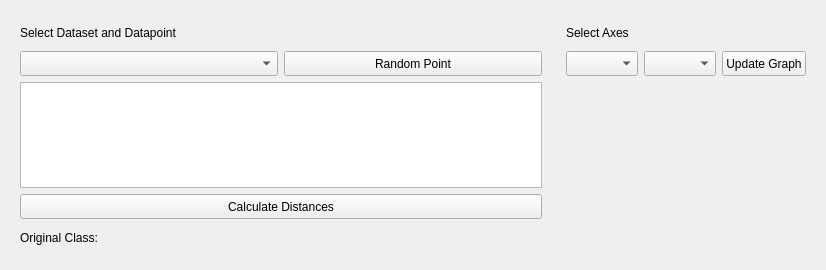
<?xml version="1.0" encoding="UTF-8"?>
<ui version="4.0">
 <class>CounterfactualInterfaceIterable</class>
 <widget class="QWidget" name="CounterfactualInterfaceIterable">
  <property name="geometry">
   <rect>
    <x>0</x>
    <y>0</y>
    <width>807</width>
    <height>270</height>
   </rect>
  </property>
  <property name="windowTitle">
   <string>Form</string>
  </property>
  <layout class="QHBoxLayout" name="horizontalLayout">
   <item>
    <widget class="QWidget" name="widgetContainerDataset" native="true">
     <property name="sizePolicy">
      <sizepolicy hsizetype="Preferred" vsizetype="Preferred">
       <horstretch>0</horstretch>
       <verstretch>0</verstretch>
      </sizepolicy>
     </property>
     <property name="minimumSize">
      <size>
       <width>540</width>
       <height>0</height>
      </size>
     </property>
     <property name="maximumSize">
      <size>
       <width>540</width>
       <height>16777215</height>
      </size>
     </property>
     <property name="styleSheet">
      <string notr="true">QWidget [objectName*=&quot;widgetContainerDataset&quot;]{
	background-color: rgb(255, 255, 255);

}</string>
     </property>
     <layout class="QVBoxLayout" name="verticalLayout_2">
      <property name="leftMargin">
       <number>9</number>
      </property>
      <item>
       <widget class="QLabel" name="labelSelectDatasetAndDatapoint">
        <property name="minimumSize">
         <size>
          <width>0</width>
          <height>25</height>
         </size>
        </property>
        <property name="maximumSize">
         <size>
          <width>16777215</width>
          <height>25</height>
         </size>
        </property>
        <property name="text">
         <string>Select Dataset and Datapoint</string>
        </property>
       </widget>
      </item>
      <item>
       <widget class="QWidget" name="widgetContainerSelectData" native="true">
        <layout class="QHBoxLayout" name="horizontalLayout_2">
         <property name="leftMargin">
          <number>0</number>
         </property>
         <property name="topMargin">
          <number>0</number>
         </property>
         <property name="rightMargin">
          <number>0</number>
         </property>
         <property name="bottomMargin">
          <number>0</number>
         </property>
         <item>
          <widget class="QComboBox" name="comboBoxSelectDataset">
           <property name="minimumSize">
            <size>
             <width>0</width>
             <height>25</height>
            </size>
           </property>
          </widget>
         </item>
         <item>
          <widget class="QPushButton" name="pushButtonRandomPoint">
           <property name="minimumSize">
            <size>
             <width>0</width>
             <height>25</height>
            </size>
           </property>
           <property name="text">
            <string>Random Point</string>
           </property>
          </widget>
         </item>
        </layout>
       </widget>
      </item>
      <item>
       <widget class="QListWidget" name="listWidgetSelectedPoint"/>
      </item>
      <item>
       <widget class="QPushButton" name="pushButtonCalculateDistances">
        <property name="minimumSize">
         <size>
          <width>0</width>
          <height>25</height>
         </size>
        </property>
        <property name="text">
         <string>Calculate Distances</string>
        </property>
       </widget>
      </item>
      <item>
       <widget class="QWidget" name="widgetContainerClass" native="true">
        <layout class="QHBoxLayout" name="horizontalLayout_4">
         <property name="leftMargin">
          <number>0</number>
         </property>
         <property name="topMargin">
          <number>0</number>
         </property>
         <property name="rightMargin">
          <number>0</number>
         </property>
         <property name="bottomMargin">
          <number>0</number>
         </property>
         <item>
          <widget class="QLabel" name="labelOriginalClass">
           <property name="minimumSize">
            <size>
             <width>0</width>
             <height>25</height>
            </size>
           </property>
           <property name="text">
            <string>Original Class:</string>
           </property>
          </widget>
         </item>
        </layout>
       </widget>
      </item>
     </layout>
    </widget>
   </item>
   <item>
    <widget class="QWidget" name="widgetContainerCanvas" native="true">
     <layout class="QVBoxLayout" name="verticalLayout">
      <item>
       <widget class="QLabel" name="labelSelectAxes">
        <property name="minimumSize">
         <size>
          <width>0</width>
          <height>25</height>
         </size>
        </property>
        <property name="maximumSize">
         <size>
          <width>16777215</width>
          <height>25</height>
         </size>
        </property>
        <property name="text">
         <string>Select Axes</string>
        </property>
       </widget>
      </item>
      <item>
       <widget class="QWidget" name="widgetContainerAxes" native="true">
        <property name="maximumSize">
         <size>
          <width>16777215</width>
          <height>25</height>
         </size>
        </property>
        <layout class="QHBoxLayout" name="horizontalLayout_3">
         <property name="leftMargin">
          <number>0</number>
         </property>
         <property name="topMargin">
          <number>0</number>
         </property>
         <property name="rightMargin">
          <number>0</number>
         </property>
         <property name="bottomMargin">
          <number>0</number>
         </property>
         <item>
          <widget class="QComboBox" name="comboBoxAxisX">
           <property name="minimumSize">
            <size>
             <width>0</width>
             <height>25</height>
            </size>
           </property>
          </widget>
         </item>
         <item>
          <widget class="QComboBox" name="comboBoxAxisY">
           <property name="minimumSize">
            <size>
             <width>0</width>
             <height>25</height>
            </size>
           </property>
          </widget>
         </item>
         <item>
          <widget class="QPushButton" name="pushButtonUpdateGraph">
           <property name="minimumSize">
            <size>
             <width>0</width>
             <height>25</height>
            </size>
           </property>
           <property name="text">
            <string>Update Graph</string>
           </property>
          </widget>
         </item>
        </layout>
       </widget>
      </item>
      <item>
       <widget class="MatplotLibCanvas" name="widgetCanvas" native="true"/>
      </item>
     </layout>
    </widget>
   </item>
  </layout>
 </widget>
 <customwidgets>
  <customwidget>
   <class>MatplotLibCanvas</class>
   <extends>QWidget</extends>
   <header>Canvas/MatplotLibCanvas.h</header>
   <container>1</container>
  </customwidget>
 </customwidgets>
 <resources/>
 <connections/>
</ui>
